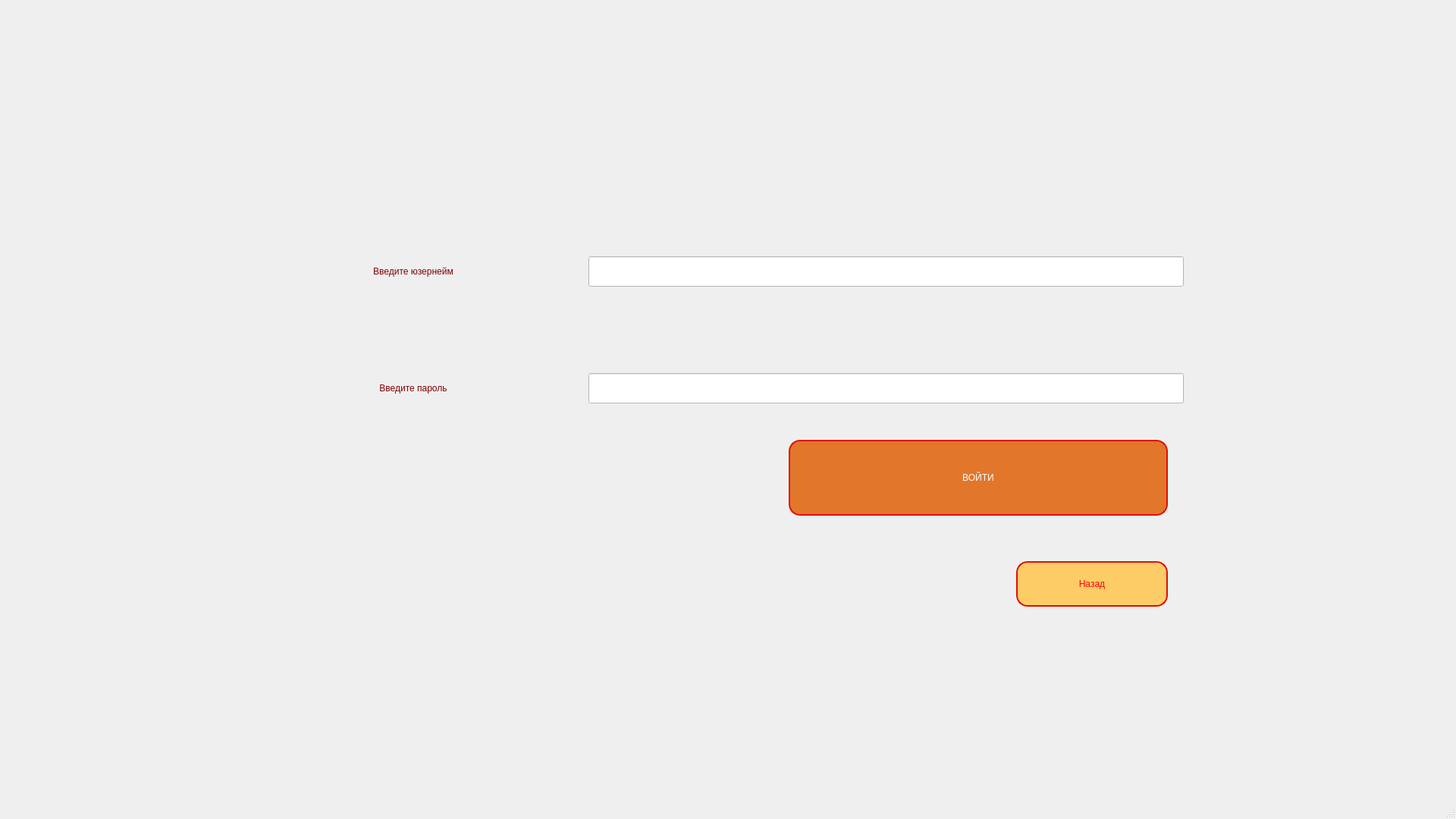
<?xml version="1.0" encoding="UTF-8"?>
<ui version="4.0">
 <class>LogWindow</class>
 <widget class="QMainWindow" name="LogWindow">
  <property name="geometry">
   <rect>
    <x>0</x>
    <y>0</y>
    <width>1920</width>
    <height>1080</height>
   </rect>
  </property>
  <property name="windowTitle">
   <string>Регистрация</string>
  </property>
  <widget class="QWidget" name="centralwidget">
   <widget class="QWidget" name="gridLayoutWidget">
    <property name="geometry">
     <rect>
      <x>320</x>
      <y>230</y>
      <width>1241</width>
      <height>411</height>
     </rect>
    </property>
    <layout class="QGridLayout" name="gridLayout">
     <item row="0" column="0">
      <widget class="QLabel" name="label">
       <property name="minimumSize">
        <size>
         <width>450</width>
         <height>0</height>
        </size>
       </property>
       <property name="styleSheet">
        <string notr="true">font: 30pt bold &quot;Helvetica&quot;;
color: rgb(128, 0, 2);</string>
       </property>
       <property name="text">
        <string>Введите юзернейм</string>
       </property>
       <property name="alignment">
        <set>Qt::AlignCenter</set>
       </property>
      </widget>
     </item>
     <item row="0" column="1">
      <widget class="QLineEdit" name="username_enter">
       <property name="minimumSize">
        <size>
         <width>0</width>
         <height>40</height>
        </size>
       </property>
       <property name="styleSheet">
        <string notr="true">background-color: rgb(255, 255, 255);
color: rgb(0, 0, 0);
font: 20pt &quot;Courier&quot;;</string>
       </property>
      </widget>
     </item>
     <item row="1" column="1">
      <widget class="QLineEdit" name="psw_enter">
       <property name="minimumSize">
        <size>
         <width>0</width>
         <height>40</height>
        </size>
       </property>
       <property name="styleSheet">
        <string notr="true">background-color: rgb(255, 255, 255);
color: rgb(0, 0, 0);
font: 20pt &quot;Courier&quot;;</string>
       </property>
      </widget>
     </item>
     <item row="1" column="0">
      <widget class="QLabel" name="label_3">
       <property name="styleSheet">
        <string notr="true">font: 30pt bold &quot;Helvetica&quot;;
color: rgb(128, 0, 2);</string>
       </property>
       <property name="text">
        <string>Введите пароль</string>
       </property>
       <property name="alignment">
        <set>Qt::AlignCenter</set>
       </property>
      </widget>
     </item>
    </layout>
   </widget>
   <widget class="QPushButton" name="log_btn">
    <property name="geometry">
     <rect>
      <x>1040</x>
      <y>580</y>
      <width>500</width>
      <height>100</height>
     </rect>
    </property>
    <property name="minimumSize">
     <size>
      <width>500</width>
      <height>100</height>
     </size>
    </property>
    <property name="cursor">
     <cursorShape>PointingHandCursor</cursorShape>
    </property>
    <property name="styleSheet">
     <string notr="true">QPushButton {
color: rgb(255, 255, 255);
font: 75 30pt &quot;Helvetica&quot;;
background-color: rgb(226, 118, 43);

border-radius: 15px;
border: 2px solid rgb(228, 13, 5);
}

QPushButton:hover {
	color: rgb(0, 0, 0);
font: 75 32pt &quot;Helvetica&quot;;

}</string>
    </property>
    <property name="text">
     <string>ВОЙТИ</string>
    </property>
   </widget>
   <widget class="QPushButton" name="go_back">
    <property name="geometry">
     <rect>
      <x>1340</x>
      <y>740</y>
      <width>200</width>
      <height>60</height>
     </rect>
    </property>
    <property name="minimumSize">
     <size>
      <width>200</width>
      <height>60</height>
     </size>
    </property>
    <property name="cursor">
     <cursorShape>PointingHandCursor</cursorShape>
    </property>
    <property name="styleSheet">
     <string notr="true">QPushButton {
	font: 75 30pt &quot;Courier&quot;;
color: rgb(252, 1, 7);
background-color: rgb(254, 204, 102);
border-radius: 15px;
border: 2px solid rgb(228, 13, 5);
}

QPushButton:hover {
	color: rgb(252, 69, 74);
	font: 32pt &quot;Courier&quot;;
}</string>
    </property>
    <property name="text">
     <string>Назад</string>
    </property>
   </widget>
  </widget>
  <widget class="QMenuBar" name="menubar">
   <property name="geometry">
    <rect>
     <x>0</x>
     <y>0</y>
     <width>1920</width>
     <height>24</height>
    </rect>
   </property>
  </widget>
  <widget class="QStatusBar" name="statusbar"/>
 </widget>
 <resources/>
 <connections/>
</ui>
